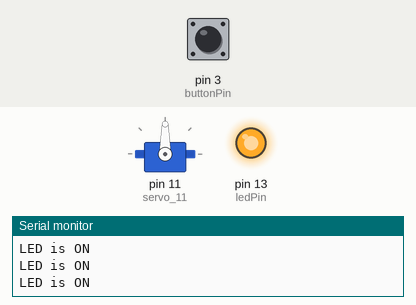
A sketch run on a simulated Arduino Uno, built with avr-gcc and run on an emulated ATmega328P. On the bench: servo, output pins drawn as LEDs (lit = HIGH), the last lines printed to the serial monitor. Inputs (shaded band) come from the test bench; at power-on: pin 3 (buttonPin) LOW.

Above: at 1.2 s.
1.3 s: pin 3 (buttonPin) pulled HIGH for 0.15 s
At 3.1 s:
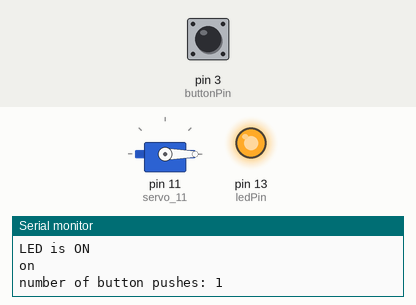
4.4 s: pin 3 (buttonPin) pulled HIGH for 1 s
At 4.8 s:
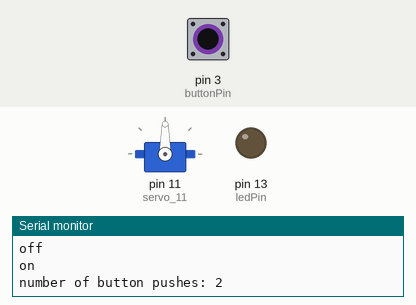
At 6.8 s:
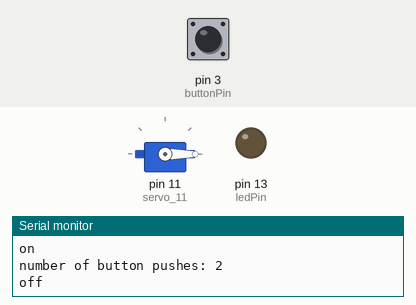
Timing chart, 0 to 8.3 s (numbered marks = the images above; inputs shaded):
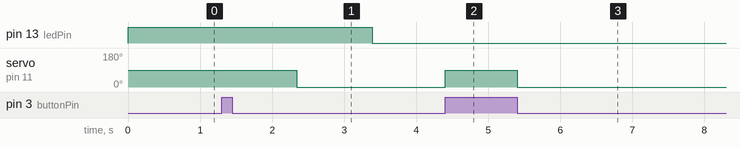

Measured:
- after the input at 1.3 s, pin 13 (ledPin): HIGH → LOW after 2.1 s; servo on pin 11 (servo_11): 90° → 0° after 1.0 s
- after the input at 4.4 s, servo on pin 11 (servo_11): 0° → 90° at once, → 0° 1.0 s later

The sketch:

Sanitizer.ino
```cpp
#include <Servo.h>
int sensor = 0;
Servo servo_11;

const int  buttonPin = 3;    // the pin that the pushbutton is attached to
const int ledPin = 13;       // the pin that the LED is attached to

// Variables will change:
int buttonPushCounter = 0;   // counter for the number of button presses
int buttonState = 0;         // current state of the button
int lastButtonState = 0;     // previous state of the button


void setup()
{
  servo_11.attach(11);

    // initialize the button pin as a input:
  pinMode(buttonPin, INPUT);
  // initialize the LED as an output:
  pinMode(ledPin, OUTPUT);
  // initialize serial communication:
  Serial.begin(9600);

}

void loop()
{

    // read the pushbutton input pin:
  buttonState = digitalRead(buttonPin);

  // compare the buttonState to its previous state
  if (buttonState != lastButtonState) {
    // if the state has changed, increment the counter
    if (buttonState == HIGH) {
      // if the current state is HIGH then the button went from off to on:
      buttonPushCounter++;
      Serial.println("on");
      Serial.print("number of button pushes: ");
      Serial.println(buttonPushCounter);
      press();
    } else {
      // if the current state is LOW then the button went from on to off:
      Serial.println("off");
    }
    // Delay a little bit to avoid bouncing
    delay(50);
  }
  // save the current state as the last state, for next time through the loop
  lastButtonState = buttonState;


  // turns on the LED every four button pushes by checking the modulo of the
  // button push counter. the modulo function gives you the remainder of the
  // division of two numbers:
  if (buttonPushCounter % 4 == 0)
  {
    digitalWrite(ledPin, HIGH);
    Serial.println("LED is ON");

  }
  else
  {
    digitalWrite(ledPin, LOW);
  }


}
void press()
{
   servo_11.write(90);
   delay(1000); // Wait for 1 sec
   servo_11.write(0);
   delay(1000); // wait for 1 sec
}
```
